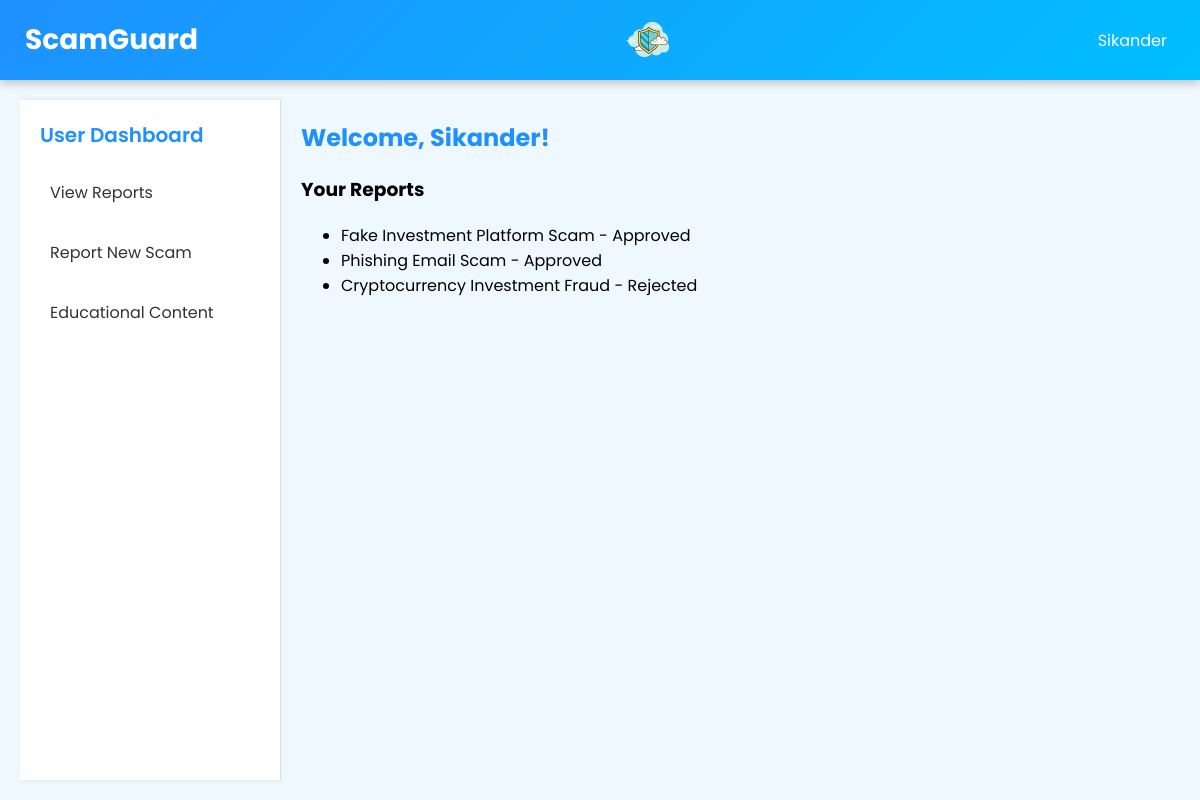
Page /user/dashboard.php (signed in) on the committed database.
### tables this page shows
CREATE TABLE `users` (
  `id` int(11) NOT NULL,
  `name` varchar(100) DEFAULT NULL,
  `email` varchar(100) DEFAULT NULL,
  `password` varchar(255) DEFAULT NULL,
  `mobile` varchar(20) DEFAULT NULL,
  `address` text DEFAULT NULL,
  `country` varchar(50) DEFAULT NULL,
  `dob` date DEFAULT NULL,
  `gender` varchar(10) DEFAULT NULL,
  `type` varchar(10) NOT NULL DEFAULT 'user'
);

CREATE TABLE `scam_reports` (
  `id` int(11) NOT NULL,
  `user_id` int(11) DEFAULT NULL,
  `scam_title` varchar(255) DEFAULT NULL,
  `description` text DEFAULT NULL,
  `evidence` text DEFAULT NULL,
  `status` varchar(50) DEFAULT 'Pending'
);

### user/dashboard.php (the view, shortened to what this page needs)
<?php
include '../db_connect.php';
$user_id = $_SESSION['user_id'];
$sql = "SELECT * FROM users WHERE id = '$user_id'";
$result = $conn->query($sql);
$user = $result->fetch_assoc();
?>
<!DOCTYPE html>
<html lang="en">
<head>
</head>
<body>
    <header>
        <h1 class="header-title">ScamGuard</h1>
        <img src="../assets/logo.png" alt="ScamGuard Logo">
        <div class="dropdown">
            <div class="dropdown-toggle">
                <span><?php echo $user['name']; ?></span>
            </div>
        </div>
    </header>
    <div class="main-container">
        <div class="sidebar">
            <h3><a href="dashboard.php">User Dashboard</a></h3>
            <ul>
                <li><a href="reports/view_reports.php">View Reports</a></li>
                <li><a href="scams/report_scam.php">Report New Scam</a></li>
                <li><a href="content/educational_content.php">Educational Content</a></li>
            </ul>
        </div>
        <div class="content">
            <h2>Welcome, <?php echo $user['name']; ?>!</h2>
            <h3>Your Reports</h3>
            <ul>
            <?php
            $sql = "SELECT * FROM scam_reports WHERE user_id = '$user_id'";
            $result = $conn->query($sql);
            while($report = $result->fetch_assoc()) {
                echo "<li>{$report['scam_title']} - {$report['status']}</li>";
            }
            ?>
            </ul>
        </div>
    </div>
</body>
</html>

### user/dashboard.php (style rules this page uses)
body { font-family: 'Poppins', sans-serif; background-color: #f0f8ff; margin: 0; padding: 0; display: flex; flex-direction: column; min-height: 100vh; }
header { background: linear-gradient(135deg, #1e90ff, #00bfff); color: white; padding: 15px 25px; display: flex; align-items: center; justify-content: space-between; box-shadow: 0 4px 8px rgba(0, 0, 0, 0.2); position: relative; }
header img { height: 50px; }
.header-title { font-size: 28px; margin: 0; font-weight: 700; }
.dropdown { position: relative; display: inline-flex; align-items: center; }
.dropdown-toggle { display: flex; align-items: center; cursor: pointer; }
.main-container { display: flex; flex: 1; flex-direction: row; overflow: hidden; padding: 20px; box-sizing: border-box; }
.sidebar { width: 220px; background-color: #ffffff; padding: 20px; box-shadow: 2px 0 4px rgba(0, 0, 0, 0.1); border-right: 1px solid #ddd; transition: width 0.3s ease; }
.sidebar h3 { color: #1e90ff; font-size: 20px; margin-top: 0; margin-bottom: 20px; font-weight: 600; }
.sidebar ul { list-style-type: none; padding: 0; }
.sidebar ul li { margin: 15px 0; }
.sidebar ul li a { color: #333; text-decoration: none; font-size: 16px; display: block; padding: 10px; border-radius: 4px; transition: background-color 0.3s ease; }
.content { flex: 1; padding: 20px; background-color: #f0f8ff; overflow-y: auto; box-sizing: border-box; }
.content h2 { color: #1e90ff; margin-top: 0; font-size: 24px; }
h3 a { text-decoration: none; color: #1e90ff; }

### rows in the picture
users: name "Sikander"
scam_reports: scam_title "Fake Investment Platform Scam", status "Approved"
scam_reports: scam_title "Phishing Email Scam", status "Approved"
scam_reports: scam_title "Cryptocurrency Investment Fraud", status "Rejected"
